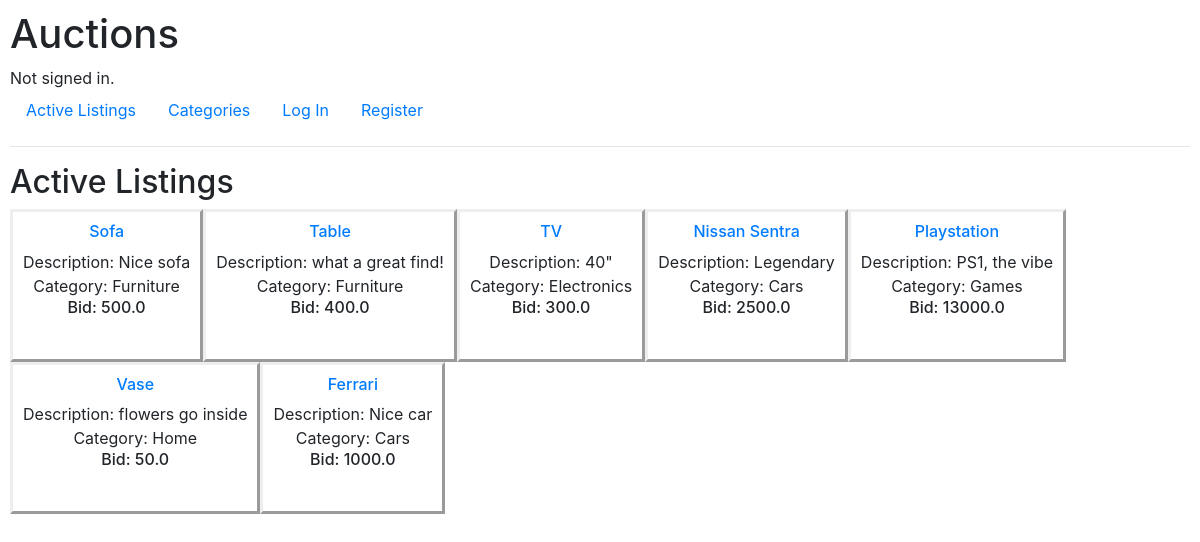
The page / on the database its author committed.
### auctions/models.py (models this page shows)
class listings(models.Model):
    title = models.CharField(max_length=64)
    description = models.CharField(max_length=1000)
    bid = models.FloatField()
    category = models.CharField(max_length=64)
    image = models.CharField(max_length=1000)
    user = models.ForeignKey(User, on_delete=models.CASCADE, null=True, blank=True)
    status = models.CharField(max_length=10, default="open")

### auctions/views.py (the view)
# urls.py: path("", views.index, name="index"),
def index(request):
    return render(request, "auctions/index.html", {
        "listings": listings.objects.all()
    })

### auctions/templates/auctions/index.html
{% extends "auctions/layout.html" %}
{% block body %}
    <h2>Active Listings</h2>
    <div class="text-center" style="display: flex; flex-wrap: wrap;">
    {% for listing in listings %}
        <div style="padding: 10px; border-style: outset;">
            <h6><a href="{% url 'listing' listing.id %}">{{ listing.title }}</a></h6>
            Description: {{ listing.description }} <br>
            Category: {{ listing.category }} <br>
            <h6>Bid: {{ listing.bid }}</h6>
            <img src="{{ listing.image }}" alt="" width="250px" height="auto" > <br>
        </div>
    {% endfor %}
    </div>
{% endblock %}

### auctions/static/auctions/styles.css (style rules this page uses)
body { padding: 10px; }

### rows shown on the page
listings: title "Sofa", description "Nice sofa", category "Furniture", bid "500.0"
listings: title "Table", description "what a great find!", category "Furniture", bid "400.0"
listings: title "TV", description "40\"", category "Electronics", bid "300.0"
listings: title "Nissan Sentra", description "Legendary", category "Cars", bid "2500.0"
listings: title "Playstation", description "PS1, the vibe", category "Games", bid "13000.0"
listings: title "Vase", description "flowers go inside", category "Home", bid "50.0"
listings: title "Ferrari", description "Nice car", category "Cars", bid "1000.0"
